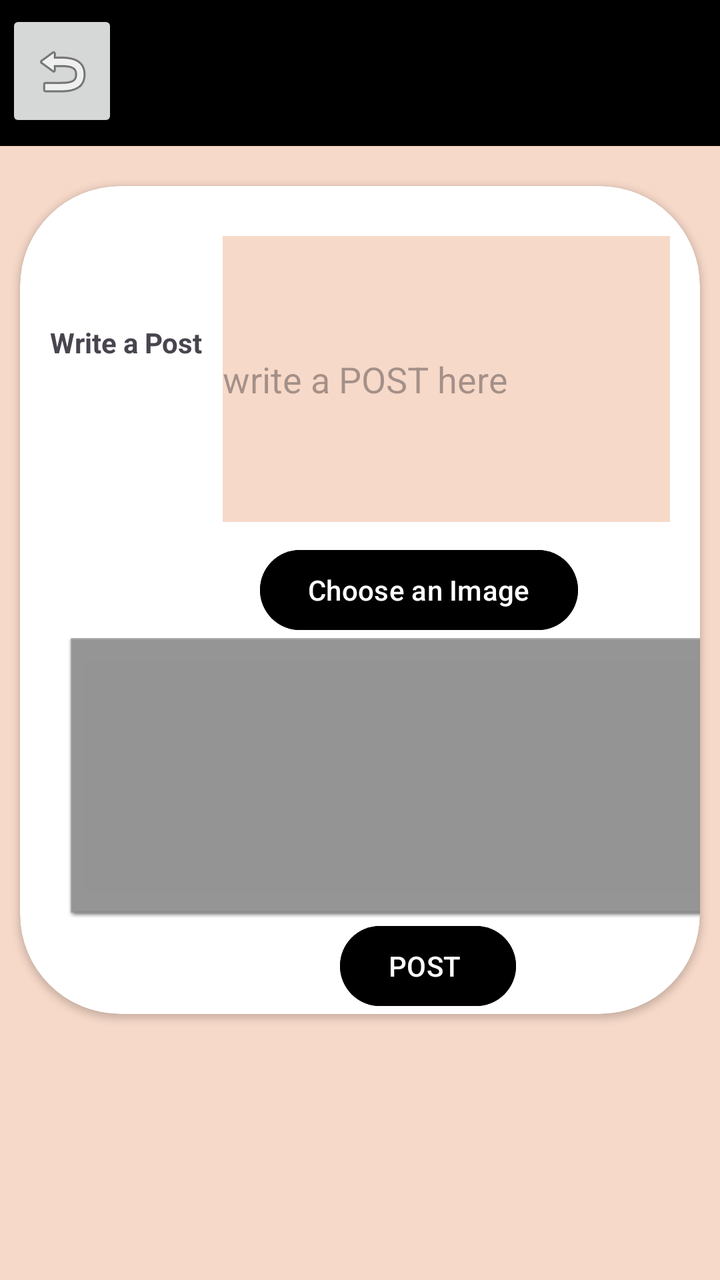
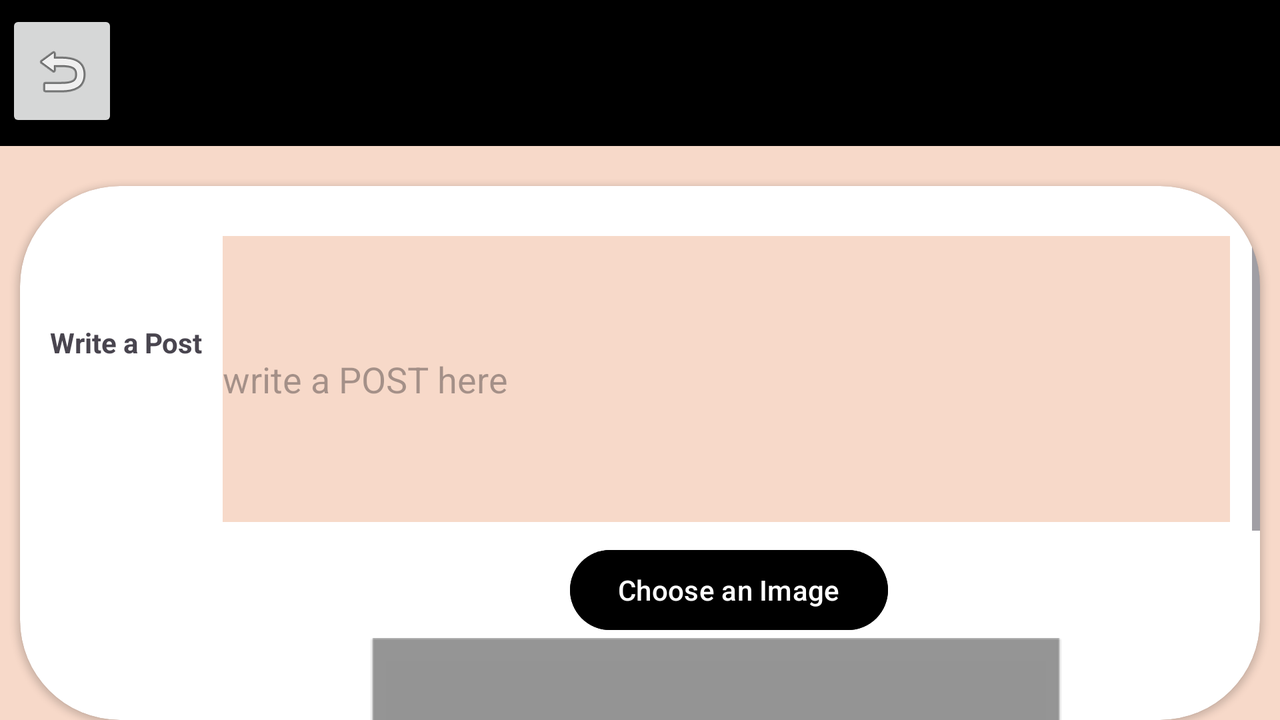

First picture: res/layout/ on a phone held upright. Second picture: the repository's own variant of that layout, on a device whose configuration matches the variant's folder. Source for both follows.
<!-- AndroidManifest.xml: application theme Theme.Group6_Project1 -->
<!-- res/layout/activity_create_post.xml -->
<?xml version="1.0" encoding="utf-8"?>
<LinearLayout xmlns:android="http://schemas.android.com/apk/res/android"
    xmlns:app="http://schemas.android.com/apk/res-auto"
    android:layout_width="match_parent"
    android:layout_height="match_parent"
    android:background="#f7d9c9"
    android:orientation="vertical">

    <LinearLayout

        android:layout_width="match_parent"
        android:layout_height="73dp"
        android:background="@color/black">

        <ImageButton
            android:id="@+id/back_button"
            android:layout_width="wrap_content"
            android:layout_height="61dp"
            android:layout_marginStart="3dp"
            android:layout_marginTop="5dp"
            android:contentDescription="back"
            android:src="@android:drawable/ic_menu_revert" />

        <ImageView
            android:id="@+id/ic_back"

            android:layout_width="50dp"
            android:layout_height="50dp"
            android:layout_gravity="center"
            android:layout_marginStart="120dp"
            android:layout_marginEnd="10dp"
            app:srcCompat="@drawable/group6_logo" />


    </LinearLayout>

    <androidx.cardview.widget.CardView
        android:layout_width="match_parent"
        android:layout_height="wrap_content"
        android:layout_marginStart="10dp"
        android:layout_marginTop="20dp"
        android:layout_marginEnd="10dp"
        app:cardCornerRadius="50dp">

        <LinearLayout
            android:layout_width="match_parent"
            android:layout_height="match_parent"
            android:orientation="vertical">

            <LinearLayout
                android:layout_width="match_parent"
                android:layout_height="match_parent"
                android:layout_marginStart="15dp"
                android:layout_marginTop="5dp"
                android:layout_marginEnd="15dp"
                android:orientation="horizontal">

                <TextView
                    android:id="@+id/textView16"
                    android:layout_width="wrap_content"
                    android:layout_height="wrap_content"
                    android:text="Write a Post"
                    android:textStyle="bold" />

                <EditText
                    android:id="@+id/editTextText"
                    android:layout_width="340dp"
                    android:layout_height="143dp"
                    android:layout_marginStart="10dp"
                    android:layout_marginTop="20dp"
                    android:layout_weight="1"
                    android:background="#f7d9c9"
                    android:ems="10"
                    android:hint="write a POST here"
                    android:inputType="textMultiLine" />
            </LinearLayout>

            <LinearLayout
                android:layout_width="match_parent"
                android:layout_height="match_parent"
                android:layout_marginTop="10dp"
                android:orientation="vertical">

                <Button
                    android:id="@+id/button_choose_image_post"
                    android:layout_width="wrap_content"
                    android:layout_height="wrap_content"
                    android:layout_marginStart="120dp"
                    android:backgroundTint="@color/black"
                    android:text="Choose an Image" />

                <ImageView
                    android:id="@+id/post_image_view"
                    android:layout_width="346dp"
                    android:layout_height="140dp"
                    android:layout_marginStart="24dp"
                    android:background="@android:drawable/editbox_dropdown_dark_frame" />

                <Button
                    android:id="@+id/button_post"
                    android:layout_width="wrap_content"
                    android:layout_height="wrap_content"
                    android:layout_marginStart="160dp"
                    android:backgroundTint="@color/black"
                    android:text="POST
" />
            </LinearLayout>

        </LinearLayout>
    </androidx.cardview.widget.CardView>
</LinearLayout>
<!-- resources referenced by this layout -->
<resources>
  <style name="Theme.Group6_Project1" parent="Base.Theme.Group6_Project1" />
  <style name="Base.Theme.Group6_Project1" parent="Theme.Material3.DayNight.NoActionBar">
          
          
      </style>
</resources>
<!-- res/layout-land/activity_create_post.xml (the repository's variant of the layout above) -->
<!-- drawn on the phone turned sideways -->
<?xml version="1.0" encoding="utf-8"?>
<LinearLayout xmlns:android="http://schemas.android.com/apk/res/android"
    xmlns:app="http://schemas.android.com/apk/res-auto"
    android:layout_width="match_parent"
    android:layout_height="match_parent"
    android:background="#f7d9c9"
    android:orientation="vertical">

    <LinearLayout

        android:layout_width="match_parent"
        android:layout_height="73dp"
        android:background="@color/black">

        <ImageButton
            android:id="@+id/back_button"
            android:layout_width="wrap_content"
            android:layout_height="61dp"
            android:layout_marginStart="3dp"
            android:layout_marginTop="5dp"
            android:contentDescription="back"
            android:src="@android:drawable/ic_menu_revert" />

        <ImageView
            android:id="@+id/ic_back"

            android:layout_width="50dp"
            android:layout_height="50dp"
            android:layout_gravity="center"
            android:layout_marginStart="120dp"
            android:layout_marginEnd="10dp"
            app:srcCompat="@drawable/group6_logo" />


    </LinearLayout>

    <androidx.cardview.widget.CardView
        android:layout_width="match_parent"
        android:layout_height="wrap_content"
        android:layout_marginStart="10dp"
        android:layout_marginTop="20dp"
        android:layout_marginEnd="10dp"
        app:cardCornerRadius="50dp">

        <ScrollView
            android:layout_width="match_parent"
            android:layout_height="match_parent">

            <LinearLayout
                android:layout_width="match_parent"
                android:layout_height="wrap_content"
                android:orientation="vertical">

                <LinearLayout
                    android:layout_width="match_parent"
                    android:layout_height="match_parent"
                    android:layout_marginStart="15dp"
                    android:layout_marginTop="5dp"
                    android:layout_marginEnd="15dp"
                    android:orientation="horizontal">

                    <TextView
                        android:id="@+id/textView16"
                        android:layout_width="wrap_content"
                        android:layout_height="wrap_content"
                        android:text="Write a Post"
                        android:textStyle="bold" />

                    <EditText
                        android:id="@+id/editTextText"
                        android:layout_width="340dp"
                        android:layout_height="143dp"
                        android:layout_marginStart="10dp"
                        android:layout_marginTop="20dp"
                        android:layout_weight="1"
                        android:background="#f7d9c9"
                        android:ems="10"
                        android:hint="write a POST here"
                        android:inputType="textMultiLine" />
                </LinearLayout>

                <LinearLayout
                    android:layout_width="match_parent"
                    android:layout_height="match_parent"
                    android:layout_marginTop="10dp"
                    android:orientation="vertical">

                    <Button
                        android:id="@+id/button_choose_image_post"
                        android:layout_width="wrap_content"
                        android:layout_height="wrap_content"
                        android:layout_marginStart="275dp"
                        android:backgroundTint="@color/black"
                        android:text="Choose an Image" />

                    <ImageView
                        android:id="@+id/post_image_view"
                        android:layout_width="346dp"
                        android:layout_height="140dp"
                        android:layout_marginStart="175dp"
                        android:background="@android:drawable/editbox_dropdown_dark_frame" />

                    <Button
                        android:id="@+id/button_post"
                        android:layout_width="wrap_content"
                        android:layout_height="wrap_content"
                        android:layout_marginStart="300dp"
                        android:backgroundTint="@color/black"
                        android:text="POST
    " />
                </LinearLayout>

            </LinearLayout>
        </ScrollView>

    </androidx.cardview.widget.CardView>
</LinearLayout>
